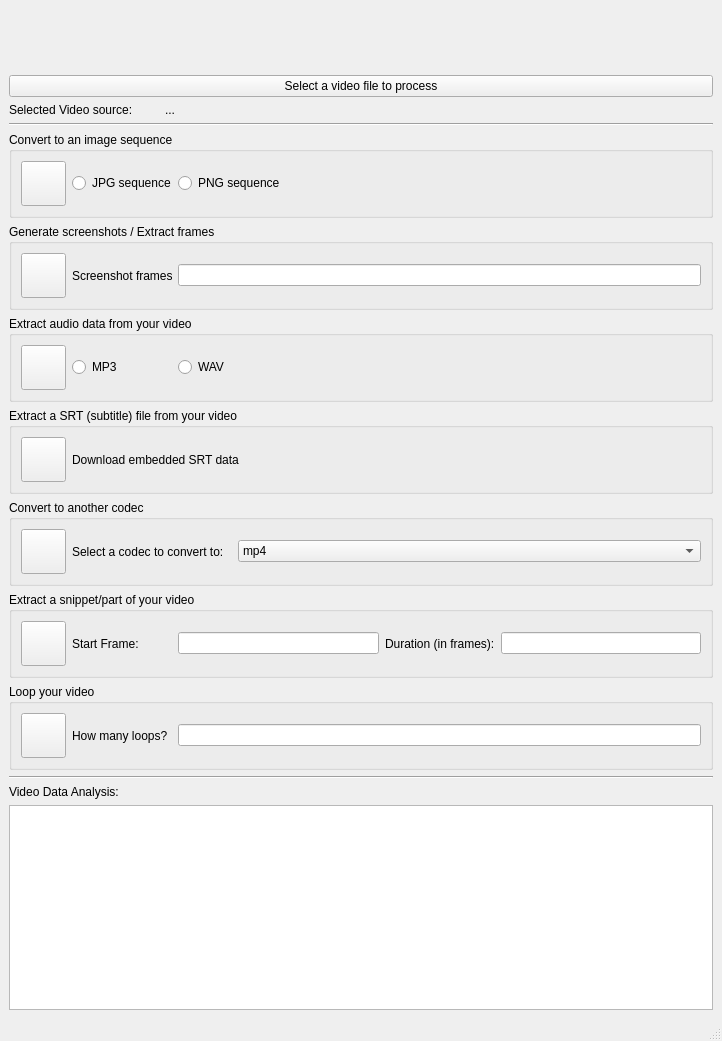
<?xml version="1.0" encoding="UTF-8"?>
<ui version="4.0">
 <class>MainWindow</class>
 <widget class="QMainWindow" name="MainWindow">
  <property name="geometry">
   <rect>
    <x>0</x>
    <y>0</y>
    <width>722</width>
    <height>1041</height>
   </rect>
  </property>
  <property name="windowTitle">
   <string>MainWindow</string>
  </property>
  <widget class="QWidget" name="centralwidget">
   <layout class="QVBoxLayout" name="verticalLayout">
    <item>
     <widget class="QLabel" name="label">
      <property name="sizePolicy">
       <sizepolicy hsizetype="Preferred" vsizetype="Preferred">
        <horstretch>0</horstretch>
        <verstretch>0</verstretch>
       </sizepolicy>
      </property>
      <property name="minimumSize">
       <size>
        <width>60</width>
        <height>60</height>
       </size>
      </property>
      <property name="maximumSize">
       <size>
        <width>60</width>
        <height>60</height>
       </size>
      </property>
      <property name="sizeIncrement">
       <size>
        <width>0</width>
        <height>0</height>
       </size>
      </property>
      <property name="baseSize">
       <size>
        <width>0</width>
        <height>0</height>
       </size>
      </property>
      <property name="styleSheet">
       <string notr="true"/>
      </property>
      <property name="text">
       <string/>
      </property>
      <property name="pixmap">
       <pixmap>img/redrum_beeldmerk_280-280.png</pixmap>
      </property>
      <property name="scaledContents">
       <bool>true</bool>
      </property>
      <property name="alignment">
       <set>Qt::AlignCenter</set>
      </property>
      <property name="wordWrap">
       <bool>false</bool>
      </property>
      <property name="margin">
       <number>8</number>
      </property>
      <property name="openExternalLinks">
       <bool>false</bool>
      </property>
     </widget>
    </item>
    <item>
     <widget class="QPushButton" name="select_btn">
      <property name="text">
       <string>Select a video file to process</string>
      </property>
     </widget>
    </item>
    <item>
     <layout class="QHBoxLayout" name="horizontalLayout_2">
      <property name="spacing">
       <number>6</number>
      </property>
      <property name="sizeConstraint">
       <enum>QLayout::SetMinimumSize</enum>
      </property>
      <property name="topMargin">
       <number>0</number>
      </property>
      <item>
       <widget class="QLabel" name="label_2">
        <property name="sizePolicy">
         <sizepolicy hsizetype="Fixed" vsizetype="Fixed">
          <horstretch>0</horstretch>
          <verstretch>0</verstretch>
         </sizepolicy>
        </property>
        <property name="minimumSize">
         <size>
          <width>150</width>
          <height>0</height>
         </size>
        </property>
        <property name="text">
         <string>Selected Video source:</string>
        </property>
       </widget>
      </item>
      <item>
       <widget class="QLabel" name="label_videoname">
        <property name="sizePolicy">
         <sizepolicy hsizetype="Preferred" vsizetype="Fixed">
          <horstretch>0</horstretch>
          <verstretch>0</verstretch>
         </sizepolicy>
        </property>
        <property name="text">
         <string>...</string>
        </property>
       </widget>
      </item>
     </layout>
    </item>
    <item>
     <widget class="Line" name="line">
      <property name="orientation">
       <enum>Qt::Horizontal</enum>
      </property>
     </widget>
    </item>
    <item>
     <widget class="QGroupBox" name="groupBox_create_new_sequence">
      <property name="enabled">
       <bool>true</bool>
      </property>
      <property name="sizePolicy">
       <sizepolicy hsizetype="Preferred" vsizetype="Maximum">
        <horstretch>0</horstretch>
        <verstretch>0</verstretch>
       </sizepolicy>
      </property>
      <property name="minimumSize">
       <size>
        <width>0</width>
        <height>80</height>
       </size>
      </property>
      <property name="title">
       <string>Convert to an image sequence</string>
      </property>
      <layout class="QHBoxLayout" name="horizontalLayout_7">
       <item>
        <layout class="QHBoxLayout" name="horizontalLayout_6">
         <item>
          <layout class="QHBoxLayout" name="horizontalLayout">
           <item>
            <widget class="QPushButton" name="sequence_btn">
             <property name="minimumSize">
              <size>
               <width>45</width>
               <height>45</height>
              </size>
             </property>
             <property name="maximumSize">
              <size>
               <width>45</width>
               <height>45</height>
              </size>
             </property>
             <property name="text">
              <string/>
             </property>
             <property name="icon">
              <iconset>
               <normaloff>img/gallery.svg</normaloff>img/gallery.svg</iconset>
             </property>
             <property name="iconSize">
              <size>
               <width>30</width>
               <height>30</height>
              </size>
             </property>
            </widget>
           </item>
           <item>
            <widget class="QRadioButton" name="radioButton_jpg">
             <property name="maximumSize">
              <size>
               <width>100</width>
               <height>16777215</height>
              </size>
             </property>
             <property name="text">
              <string>JPG sequence</string>
             </property>
            </widget>
           </item>
           <item>
            <widget class="QRadioButton" name="radioButton_png">
             <property name="text">
              <string>PNG sequence</string>
             </property>
            </widget>
           </item>
          </layout>
         </item>
        </layout>
       </item>
      </layout>
     </widget>
    </item>
    <item>
     <widget class="QGroupBox" name="groupBox_generate_screenshots">
      <property name="minimumSize">
       <size>
        <width>0</width>
        <height>80</height>
       </size>
      </property>
      <property name="title">
       <string>Generate screenshots / Extract frames</string>
      </property>
      <layout class="QHBoxLayout" name="horizontalLayout_8">
       <item>
        <widget class="QPushButton" name="screenshots_btn">
         <property name="minimumSize">
          <size>
           <width>45</width>
           <height>45</height>
          </size>
         </property>
         <property name="maximumSize">
          <size>
           <width>45</width>
           <height>45</height>
          </size>
         </property>
         <property name="text">
          <string/>
         </property>
         <property name="icon">
          <iconset>
           <normaloff>img/scissors.svg</normaloff>img/scissors.svg</iconset>
         </property>
         <property name="iconSize">
          <size>
           <width>30</width>
           <height>30</height>
          </size>
         </property>
        </widget>
       </item>
       <item>
        <widget class="QLabel" name="label_7">
         <property name="sizePolicy">
          <sizepolicy hsizetype="Fixed" vsizetype="Preferred">
           <horstretch>0</horstretch>
           <verstretch>0</verstretch>
          </sizepolicy>
         </property>
         <property name="minimumSize">
          <size>
           <width>100</width>
           <height>0</height>
          </size>
         </property>
         <property name="maximumSize">
          <size>
           <width>100</width>
           <height>16777215</height>
          </size>
         </property>
         <property name="text">
          <string>Screenshot frames</string>
         </property>
        </widget>
       </item>
       <item>
        <widget class="QLineEdit" name="screenshot_frames">
         <property name="text">
          <string/>
         </property>
        </widget>
       </item>
       <item>
        <layout class="QHBoxLayout" name="horizontalLayout_19"/>
       </item>
      </layout>
     </widget>
    </item>
    <item>
     <widget class="QGroupBox" name="groupBox_extract_audio">
      <property name="minimumSize">
       <size>
        <width>0</width>
        <height>80</height>
       </size>
      </property>
      <property name="title">
       <string>Extract audio data from your video</string>
      </property>
      <layout class="QHBoxLayout" name="horizontalLayout_9">
       <item>
        <widget class="QPushButton" name="audio_btn">
         <property name="minimumSize">
          <size>
           <width>45</width>
           <height>45</height>
          </size>
         </property>
         <property name="maximumSize">
          <size>
           <width>45</width>
           <height>45</height>
          </size>
         </property>
         <property name="text">
          <string/>
         </property>
         <property name="icon">
          <iconset>
           <normaloff>img/add.svg</normaloff>img/add.svg</iconset>
         </property>
         <property name="iconSize">
          <size>
           <width>30</width>
           <height>30</height>
          </size>
         </property>
        </widget>
       </item>
       <item>
        <layout class="QHBoxLayout" name="horizontalLayout_11">
         <item>
          <widget class="QRadioButton" name="radioButton_mp3">
           <property name="maximumSize">
            <size>
             <width>100</width>
             <height>16777215</height>
            </size>
           </property>
           <property name="text">
            <string>MP3</string>
           </property>
          </widget>
         </item>
         <item>
          <widget class="QRadioButton" name="radioButton__wav">
           <property name="text">
            <string>WAV</string>
           </property>
          </widget>
         </item>
        </layout>
       </item>
      </layout>
     </widget>
    </item>
    <item>
     <widget class="QGroupBox" name="groupBox_extract_srt">
      <property name="minimumSize">
       <size>
        <width>0</width>
        <height>80</height>
       </size>
      </property>
      <property name="title">
       <string>Extract a SRT (subtitle) file from your video</string>
      </property>
      <layout class="QHBoxLayout" name="horizontalLayout_12">
       <item>
        <widget class="QPushButton" name="srt_btn">
         <property name="sizePolicy">
          <sizepolicy hsizetype="Fixed" vsizetype="Fixed">
           <horstretch>0</horstretch>
           <verstretch>0</verstretch>
          </sizepolicy>
         </property>
         <property name="minimumSize">
          <size>
           <width>45</width>
           <height>45</height>
          </size>
         </property>
         <property name="maximumSize">
          <size>
           <width>45</width>
           <height>45</height>
          </size>
         </property>
         <property name="text">
          <string/>
         </property>
         <property name="icon">
          <iconset>
           <normaloff>img/video-conference.svg</normaloff>img/video-conference.svg</iconset>
         </property>
         <property name="iconSize">
          <size>
           <width>30</width>
           <height>30</height>
          </size>
         </property>
        </widget>
       </item>
       <item>
        <layout class="QHBoxLayout" name="horizontalLayout_16">
         <item>
          <widget class="QLabel" name="label_9">
           <property name="text">
            <string>Download embedded SRT data</string>
           </property>
          </widget>
         </item>
        </layout>
       </item>
      </layout>
     </widget>
    </item>
    <item>
     <widget class="QGroupBox" name="groupBox_convert_codec">
      <property name="minimumSize">
       <size>
        <width>0</width>
        <height>80</height>
       </size>
      </property>
      <property name="title">
       <string>Convert to another codec</string>
      </property>
      <layout class="QHBoxLayout" name="horizontalLayout_13">
       <item>
        <widget class="QPushButton" name="convert_codec_btn">
         <property name="minimumSize">
          <size>
           <width>45</width>
           <height>45</height>
          </size>
         </property>
         <property name="maximumSize">
          <size>
           <width>45</width>
           <height>45</height>
          </size>
         </property>
         <property name="text">
          <string/>
         </property>
         <property name="icon">
          <iconset>
           <normaloff>img/video.svg</normaloff>img/video.svg</iconset>
         </property>
         <property name="iconSize">
          <size>
           <width>30</width>
           <height>30</height>
          </size>
         </property>
        </widget>
       </item>
       <item>
        <layout class="QHBoxLayout" name="horizontalLayout_4">
         <item>
          <widget class="QLabel" name="label_3">
           <property name="sizePolicy">
            <sizepolicy hsizetype="Fixed" vsizetype="Preferred">
             <horstretch>0</horstretch>
             <verstretch>0</verstretch>
            </sizepolicy>
           </property>
           <property name="minimumSize">
            <size>
             <width>160</width>
             <height>0</height>
            </size>
           </property>
           <property name="text">
            <string>Select a codec to convert to:</string>
           </property>
           <property name="margin">
            <number>0</number>
           </property>
          </widget>
         </item>
         <item>
          <widget class="QComboBox" name="comboBox_codecs">
           <property name="sizePolicy">
            <sizepolicy hsizetype="Preferred" vsizetype="Fixed">
             <horstretch>0</horstretch>
             <verstretch>0</verstretch>
            </sizepolicy>
           </property>
           <item>
            <property name="text">
             <string>mp4</string>
            </property>
           </item>
           <item>
            <property name="text">
             <string>mov</string>
            </property>
           </item>
           <item>
            <property name="text">
             <string>avi</string>
            </property>
           </item>
          </widget>
         </item>
        </layout>
       </item>
      </layout>
     </widget>
    </item>
    <item>
     <widget class="QGroupBox" name="groupBox_extract_snippet">
      <property name="minimumSize">
       <size>
        <width>0</width>
        <height>80</height>
       </size>
      </property>
      <property name="title">
       <string>Extract a snippet/part of your video</string>
      </property>
      <layout class="QHBoxLayout" name="horizontalLayout_14">
       <item>
        <widget class="QPushButton" name="snippet_btn">
         <property name="sizePolicy">
          <sizepolicy hsizetype="Fixed" vsizetype="Fixed">
           <horstretch>0</horstretch>
           <verstretch>0</verstretch>
          </sizepolicy>
         </property>
         <property name="minimumSize">
          <size>
           <width>45</width>
           <height>45</height>
          </size>
         </property>
         <property name="maximumSize">
          <size>
           <width>45</width>
           <height>45</height>
          </size>
         </property>
         <property name="text">
          <string/>
         </property>
         <property name="icon">
          <iconset>
           <normaloff>img/video-editing.svg</normaloff>img/video-editing.svg</iconset>
         </property>
         <property name="iconSize">
          <size>
           <width>30</width>
           <height>30</height>
          </size>
         </property>
        </widget>
       </item>
       <item>
        <layout class="QHBoxLayout" name="horizontalLayout_5">
         <item>
          <widget class="QLabel" name="label_4">
           <property name="minimumSize">
            <size>
             <width>100</width>
             <height>0</height>
            </size>
           </property>
           <property name="text">
            <string>Start Frame:</string>
           </property>
          </widget>
         </item>
         <item>
          <widget class="QLineEdit" name="lineEdit_startframe"/>
         </item>
         <item>
          <widget class="QLabel" name="label_5">
           <property name="minimumSize">
            <size>
             <width>100</width>
             <height>0</height>
            </size>
           </property>
           <property name="text">
            <string>Duration (in frames):</string>
           </property>
          </widget>
         </item>
         <item>
          <widget class="QLineEdit" name="lineEdit_duration"/>
         </item>
         <item>
          <layout class="QHBoxLayout" name="horizontalLayout_18"/>
         </item>
        </layout>
       </item>
      </layout>
     </widget>
    </item>
    <item>
     <widget class="QGroupBox" name="groupBox_loop_video">
      <property name="sizePolicy">
       <sizepolicy hsizetype="Preferred" vsizetype="Preferred">
        <horstretch>0</horstretch>
        <verstretch>0</verstretch>
       </sizepolicy>
      </property>
      <property name="minimumSize">
       <size>
        <width>0</width>
        <height>80</height>
       </size>
      </property>
      <property name="title">
       <string>Loop your video</string>
      </property>
      <layout class="QHBoxLayout" name="horizontalLayout_3">
       <item>
        <widget class="QPushButton" name="loop_btn">
         <property name="minimumSize">
          <size>
           <width>45</width>
           <height>45</height>
          </size>
         </property>
         <property name="maximumSize">
          <size>
           <width>45</width>
           <height>45</height>
          </size>
         </property>
         <property name="styleSheet">
          <string notr="true"/>
         </property>
         <property name="text">
          <string/>
         </property>
         <property name="icon">
          <iconset>
           <normaloff>img/rotation.svg</normaloff>img/rotation.svg</iconset>
         </property>
         <property name="iconSize">
          <size>
           <width>30</width>
           <height>30</height>
          </size>
         </property>
        </widget>
       </item>
       <item>
        <layout class="QHBoxLayout" name="horizontalLayout_15">
         <item>
          <widget class="QLabel" name="label_8">
           <property name="minimumSize">
            <size>
             <width>100</width>
             <height>0</height>
            </size>
           </property>
           <property name="text">
            <string>How many loops?</string>
           </property>
          </widget>
         </item>
         <item>
          <widget class="QLineEdit" name="lineEdit_loops"/>
         </item>
        </layout>
       </item>
      </layout>
     </widget>
    </item>
    <item>
     <widget class="Line" name="line_2">
      <property name="orientation">
       <enum>Qt::Horizontal</enum>
      </property>
     </widget>
    </item>
    <item>
     <widget class="QLabel" name="label_6">
      <property name="text">
       <string>Video Data Analysis:</string>
      </property>
     </widget>
    </item>
    <item>
     <widget class="QTextEdit" name="textEdit_data">
      <property name="maximumSize">
       <size>
        <width>16777214</width>
        <height>16777215</height>
       </size>
      </property>
     </widget>
    </item>
   </layout>
  </widget>
  <widget class="QMenuBar" name="menubar">
   <property name="geometry">
    <rect>
     <x>0</x>
     <y>0</y>
     <width>722</width>
     <height>21</height>
    </rect>
   </property>
  </widget>
  <widget class="QStatusBar" name="statusbar"/>
 </widget>
 <resources/>
 <connections/>
</ui>
